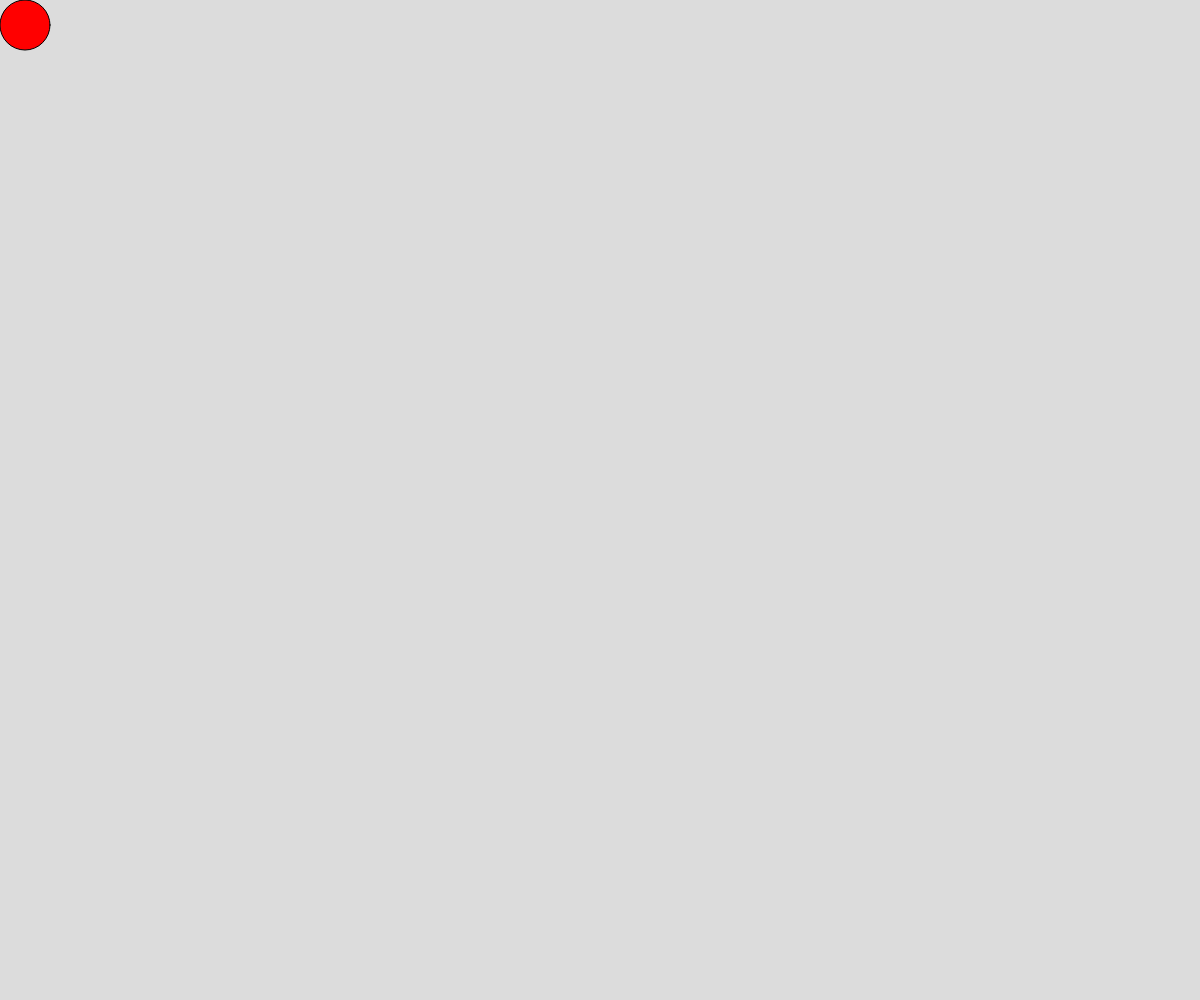
Frame 1 (no input)
Frame 60 (no input): identical to frame 1, image omitted
Frame 120 (the mouse pressed at the canvas centre since frame 60): identical to frame 1, image omitted

The p5.js sketch that drew this single still picture (run headless with seeded random() and noise() and a simulated clock; from frame 60 on, the mouse is pressed at the canvas centre):

// p5.js sketch
// ── sketch.js
// Ball Object Notation Demo
// Oct 5, 2023

let theBall = {
  x: 100, 
  y: 100,
  radius: 25,
  r:255,
  g:0,
  b:0,
  dx:-4,
  dy:3,
};

function setup() {
  createCanvas(windowWidth, windowHeight);
}

function draw() {
  background(220);
  moveBall();
  phaseBall();
  displayBall();
}

function moveBall(){
  theBall.x+=theBall.dx;
  theBall.y+=theBall.dy;
}

function phaseBall(){
  if (theBall.y > windowHeight){
    theBall.y = 0;
  }
  else if (theBall.y < windowHeight){
    theBall.y = 0+theBall.radius;
  }
  if (theBall.x > windowWidth){
    theBall.x = 0;
  }
  else if (theBall.x < windowWidth){
    theBall.x = 0+theBall.radius;
  }
}
function displayBall() {
  fill(theBall.r, theBall.g, theBall.b);
  circle(theBall.x, theBall.y, 2*theBall.radius);
}
